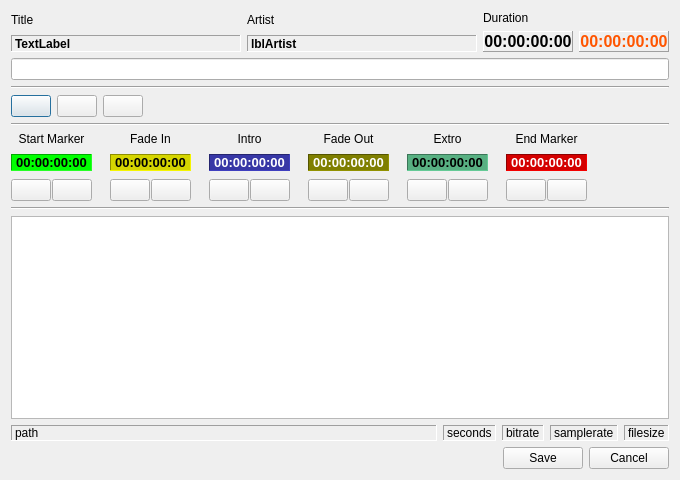
<?xml version="1.0" encoding="UTF-8"?>
<ui version="4.0">
 <class>AUDIO::AudioWaveForm</class>
 <widget class="QDialog" name="AUDIO::AudioWaveForm">
  <property name="geometry">
   <rect>
    <x>0</x>
    <y>0</y>
    <width>680</width>
    <height>480</height>
   </rect>
  </property>
  <property name="minimumSize">
   <size>
    <width>680</width>
    <height>480</height>
   </size>
  </property>
  <property name="maximumSize">
   <size>
    <width>680</width>
    <height>480</height>
   </size>
  </property>
  <property name="windowTitle">
   <string>Form</string>
  </property>
  <layout class="QVBoxLayout" name="verticalLayout_17">
   <item>
    <layout class="QHBoxLayout" name="horizontalLayout_4" stretch="1,1,0,0">
     <item>
      <layout class="QVBoxLayout" name="verticalLayout_5">
       <item>
        <widget class="QLabel" name="label">
         <property name="text">
          <string>Title</string>
         </property>
        </widget>
       </item>
       <item>
        <widget class="QLabel" name="lblTitle">
         <property name="font">
          <font>
           <weight>75</weight>
           <bold>true</bold>
          </font>
         </property>
         <property name="frameShape">
          <enum>QFrame::Panel</enum>
         </property>
         <property name="frameShadow">
          <enum>QFrame::Sunken</enum>
         </property>
         <property name="text">
          <string>TextLabel</string>
         </property>
        </widget>
       </item>
      </layout>
     </item>
     <item>
      <layout class="QVBoxLayout" name="verticalLayout_6">
       <item>
        <widget class="QLabel" name="label_3">
         <property name="text">
          <string>Artist</string>
         </property>
        </widget>
       </item>
       <item>
        <widget class="QLabel" name="lblArtist">
         <property name="font">
          <font>
           <weight>75</weight>
           <bold>true</bold>
          </font>
         </property>
         <property name="frameShape">
          <enum>QFrame::Panel</enum>
         </property>
         <property name="frameShadow">
          <enum>QFrame::Sunken</enum>
         </property>
         <property name="text">
          <string>lblArtist</string>
         </property>
        </widget>
       </item>
      </layout>
     </item>
     <item>
      <layout class="QVBoxLayout" name="verticalLayout_7">
       <item>
        <widget class="QLabel" name="label_2">
         <property name="text">
          <string>Duration</string>
         </property>
        </widget>
       </item>
       <item>
        <widget class="QLabel" name="lblDuration">
         <property name="font">
          <font>
           <pointsize>12</pointsize>
           <weight>75</weight>
           <bold>true</bold>
          </font>
         </property>
         <property name="frameShape">
          <enum>QFrame::Panel</enum>
         </property>
         <property name="frameShadow">
          <enum>QFrame::Raised</enum>
         </property>
         <property name="text">
          <string>00:00:00:00</string>
         </property>
         <property name="alignment">
          <set>Qt::AlignCenter</set>
         </property>
        </widget>
       </item>
      </layout>
     </item>
     <item>
      <layout class="QVBoxLayout" name="verticalLayout_8">
       <item>
        <widget class="QLabel" name="label_6">
         <property name="text">
          <string/>
         </property>
        </widget>
       </item>
       <item>
        <widget class="QLabel" name="lblCurrTime">
         <property name="font">
          <font>
           <pointsize>12</pointsize>
           <weight>75</weight>
           <bold>true</bold>
          </font>
         </property>
         <property name="styleSheet">
          <string notr="true">color: rgb(255, 85, 0);</string>
         </property>
         <property name="frameShape">
          <enum>QFrame::Panel</enum>
         </property>
         <property name="frameShadow">
          <enum>QFrame::Raised</enum>
         </property>
         <property name="text">
          <string>00:00:00:00</string>
         </property>
         <property name="alignment">
          <set>Qt::AlignCenter</set>
         </property>
        </widget>
       </item>
      </layout>
     </item>
    </layout>
   </item>
   <item>
    <widget class="QLineEdit" name="edtTest"/>
   </item>
   <item>
    <widget class="Line" name="line_3">
     <property name="orientation">
      <enum>Qt::Horizontal</enum>
     </property>
    </widget>
   </item>
   <item>
    <layout class="QHBoxLayout" name="horizontalLayout_5">
     <item>
      <widget class="QPushButton" name="btnPlay">
       <property name="minimumSize">
        <size>
         <width>0</width>
         <height>0</height>
        </size>
       </property>
       <property name="maximumSize">
        <size>
         <width>40</width>
         <height>16777215</height>
        </size>
       </property>
       <property name="text">
        <string/>
       </property>
       <property name="icon">
        <iconset resource="../../raven.qrc">
         <normaloff>:/audio/images/icons/play_green.png</normaloff>:/audio/images/icons/play_green.png</iconset>
       </property>
      </widget>
     </item>
     <item>
      <widget class="QPushButton" name="btnPause">
       <property name="minimumSize">
        <size>
         <width>0</width>
         <height>0</height>
        </size>
       </property>
       <property name="maximumSize">
        <size>
         <width>40</width>
         <height>16777215</height>
        </size>
       </property>
       <property name="text">
        <string/>
       </property>
       <property name="icon">
        <iconset resource="../../raven.qrc">
         <normaloff>:/audio/images/icons/pause_play.png</normaloff>:/audio/images/icons/pause_play.png</iconset>
       </property>
      </widget>
     </item>
     <item>
      <widget class="QPushButton" name="btnStop">
       <property name="minimumSize">
        <size>
         <width>0</width>
         <height>0</height>
        </size>
       </property>
       <property name="maximumSize">
        <size>
         <width>40</width>
         <height>16777215</height>
        </size>
       </property>
       <property name="text">
        <string/>
       </property>
       <property name="icon">
        <iconset resource="../../raven.qrc">
         <normaloff>:/audio/images/icons/stop_play.png</normaloff>:/audio/images/icons/stop_play.png</iconset>
       </property>
      </widget>
     </item>
     <item>
      <spacer name="horizontalSpacer_3">
       <property name="orientation">
        <enum>Qt::Horizontal</enum>
       </property>
       <property name="sizeHint" stdset="0">
        <size>
         <width>40</width>
         <height>20</height>
        </size>
       </property>
      </spacer>
     </item>
    </layout>
   </item>
   <item>
    <widget class="Line" name="line_2">
     <property name="orientation">
      <enum>Qt::Horizontal</enum>
     </property>
    </widget>
   </item>
   <item>
    <layout class="QHBoxLayout" name="horizontalLayout_3">
     <property name="spacing">
      <number>8</number>
     </property>
     <item>
      <layout class="QVBoxLayout" name="verticalLayout_2">
       <item>
        <layout class="QVBoxLayout" name="verticalLayout">
         <item>
          <widget class="QLabel" name="label_7">
           <property name="text">
            <string>Start Marker</string>
           </property>
           <property name="alignment">
            <set>Qt::AlignCenter</set>
           </property>
          </widget>
         </item>
         <item>
          <widget class="QLabel" name="lblStartMarkTime">
           <property name="font">
            <font>
             <pointsize>10</pointsize>
             <weight>75</weight>
             <bold>true</bold>
            </font>
           </property>
           <property name="styleSheet">
            <string notr="true">background-color: rgb(0, 255, 0);
color: rgb(0, 0, 0);</string>
           </property>
           <property name="frameShape">
            <enum>QFrame::Panel</enum>
           </property>
           <property name="frameShadow">
            <enum>QFrame::Sunken</enum>
           </property>
           <property name="text">
            <string>00:00:00:00</string>
           </property>
           <property name="alignment">
            <set>Qt::AlignCenter</set>
           </property>
          </widget>
         </item>
        </layout>
       </item>
       <item>
        <layout class="QHBoxLayout" name="horizontalLayout">
         <property name="spacing">
          <number>1</number>
         </property>
         <item>
          <widget class="QPushButton" name="btnMarkStartMarker">
           <property name="maximumSize">
            <size>
             <width>40</width>
             <height>16777215</height>
            </size>
           </property>
           <property name="text">
            <string/>
           </property>
           <property name="icon">
            <iconset resource="../../raven.qrc">
             <normaloff>:/audio/images/icons/mark_start.png</normaloff>:/audio/images/icons/mark_start.png</iconset>
           </property>
          </widget>
         </item>
         <item>
          <widget class="QPushButton" name="btnPlayStartMarker">
           <property name="maximumSize">
            <size>
             <width>40</width>
             <height>16777215</height>
            </size>
           </property>
           <property name="text">
            <string/>
           </property>
           <property name="icon">
            <iconset resource="../../raven.qrc">
             <normaloff>:/audio/images/icons/play_start.png</normaloff>:/audio/images/icons/play_start.png</iconset>
           </property>
          </widget>
         </item>
        </layout>
       </item>
      </layout>
     </item>
     <item>
      <spacer name="horizontalSpacer_4">
       <property name="orientation">
        <enum>Qt::Horizontal</enum>
       </property>
       <property name="sizeType">
        <enum>QSizePolicy::Fixed</enum>
       </property>
       <property name="sizeHint" stdset="0">
        <size>
         <width>10</width>
         <height>20</height>
        </size>
       </property>
      </spacer>
     </item>
     <item>
      <layout class="QVBoxLayout" name="verticalLayout_3">
       <item>
        <layout class="QVBoxLayout" name="verticalLayout_4">
         <item>
          <widget class="QLabel" name="label_10">
           <property name="text">
            <string>Fade In</string>
           </property>
           <property name="alignment">
            <set>Qt::AlignCenter</set>
           </property>
          </widget>
         </item>
         <item>
          <widget class="QLabel" name="lblFadeInMarkTime">
           <property name="font">
            <font>
             <pointsize>10</pointsize>
             <weight>75</weight>
             <bold>true</bold>
            </font>
           </property>
           <property name="styleSheet">
            <string notr="true">background-color: rgb(213, 213, 0);
color: rgb(0, 0, 0);</string>
           </property>
           <property name="frameShape">
            <enum>QFrame::Panel</enum>
           </property>
           <property name="frameShadow">
            <enum>QFrame::Sunken</enum>
           </property>
           <property name="text">
            <string>00:00:00:00</string>
           </property>
           <property name="alignment">
            <set>Qt::AlignCenter</set>
           </property>
          </widget>
         </item>
        </layout>
       </item>
       <item>
        <layout class="QHBoxLayout" name="horizontalLayout_2">
         <property name="spacing">
          <number>1</number>
         </property>
         <item>
          <widget class="QPushButton" name="btnMarkFadeIn">
           <property name="maximumSize">
            <size>
             <width>40</width>
             <height>16777215</height>
            </size>
           </property>
           <property name="text">
            <string/>
           </property>
           <property name="icon">
            <iconset resource="../../raven.qrc">
             <normaloff>:/audio/images/icons/mark_fade_in.png</normaloff>:/audio/images/icons/mark_fade_in.png</iconset>
           </property>
          </widget>
         </item>
         <item>
          <widget class="QPushButton" name="btnPlayFadeIn">
           <property name="maximumSize">
            <size>
             <width>40</width>
             <height>16777215</height>
            </size>
           </property>
           <property name="text">
            <string/>
           </property>
           <property name="icon">
            <iconset resource="../../raven.qrc">
             <normaloff>:/audio/images/icons/play_fade_in.png</normaloff>:/audio/images/icons/play_fade_in.png</iconset>
           </property>
          </widget>
         </item>
        </layout>
       </item>
      </layout>
     </item>
     <item>
      <spacer name="horizontalSpacer_5">
       <property name="orientation">
        <enum>Qt::Horizontal</enum>
       </property>
       <property name="sizeType">
        <enum>QSizePolicy::Fixed</enum>
       </property>
       <property name="sizeHint" stdset="0">
        <size>
         <width>10</width>
         <height>20</height>
        </size>
       </property>
      </spacer>
     </item>
     <item>
      <layout class="QVBoxLayout" name="verticalLayout_9">
       <item>
        <layout class="QVBoxLayout" name="verticalLayout_10">
         <item>
          <widget class="QLabel" name="label_12">
           <property name="text">
            <string>Intro</string>
           </property>
           <property name="alignment">
            <set>Qt::AlignCenter</set>
           </property>
          </widget>
         </item>
         <item>
          <widget class="QLabel" name="lblIntroMarkTime">
           <property name="font">
            <font>
             <pointsize>10</pointsize>
             <weight>75</weight>
             <bold>true</bold>
            </font>
           </property>
           <property name="styleSheet">
            <string notr="true">background-color: rgb(55, 55, 166);
color: rgb(255, 255, 255);</string>
           </property>
           <property name="frameShape">
            <enum>QFrame::Panel</enum>
           </property>
           <property name="frameShadow">
            <enum>QFrame::Sunken</enum>
           </property>
           <property name="text">
            <string>00:00:00:00</string>
           </property>
           <property name="alignment">
            <set>Qt::AlignCenter</set>
           </property>
          </widget>
         </item>
        </layout>
       </item>
       <item>
        <layout class="QHBoxLayout" name="horizontalLayout_6">
         <property name="spacing">
          <number>1</number>
         </property>
         <item>
          <widget class="QPushButton" name="btnMarkIntro">
           <property name="maximumSize">
            <size>
             <width>40</width>
             <height>16777215</height>
            </size>
           </property>
           <property name="text">
            <string/>
           </property>
           <property name="icon">
            <iconset resource="../../raven.qrc">
             <normaloff>:/audio/images/icons/mark_intro.png</normaloff>:/audio/images/icons/mark_intro.png</iconset>
           </property>
          </widget>
         </item>
         <item>
          <widget class="QPushButton" name="btnPlayIntro">
           <property name="maximumSize">
            <size>
             <width>40</width>
             <height>16777215</height>
            </size>
           </property>
           <property name="text">
            <string/>
           </property>
           <property name="icon">
            <iconset resource="../../raven.qrc">
             <normaloff>:/audio/images/icons/play_intro.png</normaloff>:/audio/images/icons/play_intro.png</iconset>
           </property>
          </widget>
         </item>
        </layout>
       </item>
      </layout>
     </item>
     <item>
      <spacer name="horizontalSpacer_6">
       <property name="orientation">
        <enum>Qt::Horizontal</enum>
       </property>
       <property name="sizeType">
        <enum>QSizePolicy::Fixed</enum>
       </property>
       <property name="sizeHint" stdset="0">
        <size>
         <width>10</width>
         <height>20</height>
        </size>
       </property>
      </spacer>
     </item>
     <item>
      <layout class="QVBoxLayout" name="verticalLayout_11">
       <item>
        <layout class="QVBoxLayout" name="verticalLayout_12">
         <item>
          <widget class="QLabel" name="label_14">
           <property name="text">
            <string>Fade Out</string>
           </property>
           <property name="alignment">
            <set>Qt::AlignCenter</set>
           </property>
          </widget>
         </item>
         <item>
          <widget class="QLabel" name="lblFadeOutMarkTime">
           <property name="font">
            <font>
             <pointsize>10</pointsize>
             <weight>75</weight>
             <bold>true</bold>
            </font>
           </property>
           <property name="styleSheet">
            <string notr="true">background-color: rgb(127, 127, 0);
color: rgb(255, 255, 255);</string>
           </property>
           <property name="frameShape">
            <enum>QFrame::Panel</enum>
           </property>
           <property name="frameShadow">
            <enum>QFrame::Sunken</enum>
           </property>
           <property name="text">
            <string>00:00:00:00</string>
           </property>
           <property name="alignment">
            <set>Qt::AlignCenter</set>
           </property>
          </widget>
         </item>
        </layout>
       </item>
       <item>
        <layout class="QHBoxLayout" name="horizontalLayout_8">
         <property name="spacing">
          <number>1</number>
         </property>
         <item>
          <widget class="QPushButton" name="btnMarkFadeOut">
           <property name="maximumSize">
            <size>
             <width>40</width>
             <height>16777215</height>
            </size>
           </property>
           <property name="text">
            <string/>
           </property>
           <property name="icon">
            <iconset resource="../../raven.qrc">
             <normaloff>:/audio/images/icons/mark_fade_out.png</normaloff>:/audio/images/icons/mark_fade_out.png</iconset>
           </property>
          </widget>
         </item>
         <item>
          <widget class="QPushButton" name="btnPlayFadeOut">
           <property name="maximumSize">
            <size>
             <width>40</width>
             <height>16777215</height>
            </size>
           </property>
           <property name="text">
            <string/>
           </property>
           <property name="icon">
            <iconset resource="../../raven.qrc">
             <normaloff>:/audio/images/icons/play_fade_out.png</normaloff>:/audio/images/icons/play_fade_out.png</iconset>
           </property>
          </widget>
         </item>
        </layout>
       </item>
      </layout>
     </item>
     <item>
      <spacer name="horizontalSpacer_7">
       <property name="orientation">
        <enum>Qt::Horizontal</enum>
       </property>
       <property name="sizeType">
        <enum>QSizePolicy::Fixed</enum>
       </property>
       <property name="sizeHint" stdset="0">
        <size>
         <width>10</width>
         <height>20</height>
        </size>
       </property>
      </spacer>
     </item>
     <item>
      <layout class="QVBoxLayout" name="verticalLayout_13">
       <item>
        <layout class="QVBoxLayout" name="verticalLayout_14">
         <item>
          <widget class="QLabel" name="label_16">
           <property name="text">
            <string>Extro</string>
           </property>
           <property name="alignment">
            <set>Qt::AlignCenter</set>
           </property>
          </widget>
         </item>
         <item>
          <widget class="QLabel" name="lblExtroMarkTime">
           <property name="font">
            <font>
             <pointsize>10</pointsize>
             <weight>75</weight>
             <bold>true</bold>
            </font>
           </property>
           <property name="styleSheet">
            <string notr="true">background-color: rgb(88, 176, 130);
color: rgb(0,0,0);</string>
           </property>
           <property name="frameShape">
            <enum>QFrame::Panel</enum>
           </property>
           <property name="frameShadow">
            <enum>QFrame::Sunken</enum>
           </property>
           <property name="text">
            <string>00:00:00:00</string>
           </property>
           <property name="alignment">
            <set>Qt::AlignCenter</set>
           </property>
          </widget>
         </item>
        </layout>
       </item>
       <item>
        <layout class="QHBoxLayout" name="horizontalLayout_9">
         <property name="spacing">
          <number>1</number>
         </property>
         <item>
          <widget class="QPushButton" name="btnMarkExtro">
           <property name="maximumSize">
            <size>
             <width>40</width>
             <height>16777215</height>
            </size>
           </property>
           <property name="text">
            <string/>
           </property>
           <property name="icon">
            <iconset resource="../../raven.qrc">
             <normaloff>:/audio/images/icons/mark_extro.png</normaloff>:/audio/images/icons/mark_extro.png</iconset>
           </property>
          </widget>
         </item>
         <item>
          <widget class="QPushButton" name="btnPlayExtro">
           <property name="maximumSize">
            <size>
             <width>40</width>
             <height>16777215</height>
            </size>
           </property>
           <property name="text">
            <string/>
           </property>
           <property name="icon">
            <iconset resource="../../raven.qrc">
             <normaloff>:/audio/images/icons/play_extro.png</normaloff>:/audio/images/icons/play_extro.png</iconset>
           </property>
          </widget>
         </item>
        </layout>
       </item>
      </layout>
     </item>
     <item>
      <spacer name="horizontalSpacer_8">
       <property name="orientation">
        <enum>Qt::Horizontal</enum>
       </property>
       <property name="sizeType">
        <enum>QSizePolicy::Fixed</enum>
       </property>
       <property name="sizeHint" stdset="0">
        <size>
         <width>10</width>
         <height>20</height>
        </size>
       </property>
      </spacer>
     </item>
     <item>
      <layout class="QVBoxLayout" name="verticalLayout_15">
       <item>
        <layout class="QVBoxLayout" name="verticalLayout_16">
         <item>
          <widget class="QLabel" name="label_18">
           <property name="text">
            <string>End Marker</string>
           </property>
           <property name="alignment">
            <set>Qt::AlignCenter</set>
           </property>
          </widget>
         </item>
         <item>
          <widget class="QLabel" name="lblEndMarkTime">
           <property name="font">
            <font>
             <pointsize>10</pointsize>
             <weight>75</weight>
             <bold>true</bold>
            </font>
           </property>
           <property name="styleSheet">
            <string notr="true">background-color: rgb(212, 0, 0);
color: rgb(255, 255, 255);</string>
           </property>
           <property name="frameShape">
            <enum>QFrame::Panel</enum>
           </property>
           <property name="frameShadow">
            <enum>QFrame::Sunken</enum>
           </property>
           <property name="text">
            <string>00:00:00:00</string>
           </property>
           <property name="alignment">
            <set>Qt::AlignCenter</set>
           </property>
          </widget>
         </item>
        </layout>
       </item>
       <item>
        <layout class="QHBoxLayout" name="horizontalLayout_10">
         <property name="spacing">
          <number>1</number>
         </property>
         <item>
          <widget class="QPushButton" name="btnMarkEndMarker">
           <property name="maximumSize">
            <size>
             <width>40</width>
             <height>16777215</height>
            </size>
           </property>
           <property name="text">
            <string/>
           </property>
           <property name="icon">
            <iconset resource="../../raven.qrc">
             <normaloff>:/audio/images/icons/mark_end.png</normaloff>:/audio/images/icons/mark_end.png</iconset>
           </property>
          </widget>
         </item>
         <item>
          <widget class="QPushButton" name="btnPlayEndMarker">
           <property name="maximumSize">
            <size>
             <width>40</width>
             <height>16777215</height>
            </size>
           </property>
           <property name="text">
            <string/>
           </property>
           <property name="icon">
            <iconset resource="../../raven.qrc">
             <normaloff>:/audio/images/icons/play_end.png</normaloff>:/audio/images/icons/play_end.png</iconset>
           </property>
          </widget>
         </item>
        </layout>
       </item>
      </layout>
     </item>
     <item>
      <spacer name="horizontalSpacer_2">
       <property name="orientation">
        <enum>Qt::Horizontal</enum>
       </property>
       <property name="sizeHint" stdset="0">
        <size>
         <width>40</width>
         <height>20</height>
        </size>
       </property>
      </spacer>
     </item>
    </layout>
   </item>
   <item>
    <widget class="Line" name="line">
     <property name="orientation">
      <enum>Qt::Horizontal</enum>
     </property>
    </widget>
   </item>
   <item>
    <layout class="QHBoxLayout" name="hlWave">
     <item>
      <widget class="QGraphicsView" name="gvWave"/>
     </item>
    </layout>
   </item>
   <item>
    <layout class="QHBoxLayout" name="horizontalLayout_11" stretch="1,0,0,0,0">
     <item>
      <widget class="QLabel" name="lblFilepath">
       <property name="frameShape">
        <enum>QFrame::Panel</enum>
       </property>
       <property name="frameShadow">
        <enum>QFrame::Sunken</enum>
       </property>
       <property name="text">
        <string>path</string>
       </property>
      </widget>
     </item>
     <item>
      <widget class="QLabel" name="lblFileDuration">
       <property name="frameShape">
        <enum>QFrame::Panel</enum>
       </property>
       <property name="frameShadow">
        <enum>QFrame::Sunken</enum>
       </property>
       <property name="text">
        <string>seconds</string>
       </property>
      </widget>
     </item>
     <item>
      <widget class="QLabel" name="lblBitRate">
       <property name="frameShape">
        <enum>QFrame::Panel</enum>
       </property>
       <property name="frameShadow">
        <enum>QFrame::Sunken</enum>
       </property>
       <property name="text">
        <string>bitrate</string>
       </property>
      </widget>
     </item>
     <item>
      <widget class="QLabel" name="lblSampleRate">
       <property name="frameShape">
        <enum>QFrame::Panel</enum>
       </property>
       <property name="frameShadow">
        <enum>QFrame::Sunken</enum>
       </property>
       <property name="text">
        <string>samplerate</string>
       </property>
      </widget>
     </item>
     <item>
      <widget class="QLabel" name="lblFileSize">
       <property name="frameShape">
        <enum>QFrame::Panel</enum>
       </property>
       <property name="frameShadow">
        <enum>QFrame::Sunken</enum>
       </property>
       <property name="text">
        <string>filesize</string>
       </property>
      </widget>
     </item>
    </layout>
   </item>
   <item>
    <layout class="QHBoxLayout" name="horizontalLayout_7">
     <item>
      <layout class="QHBoxLayout" name="hlVumeter"/>
     </item>
     <item>
      <spacer name="horizontalSpacer">
       <property name="orientation">
        <enum>Qt::Horizontal</enum>
       </property>
       <property name="sizeHint" stdset="0">
        <size>
         <width>40</width>
         <height>20</height>
        </size>
       </property>
      </spacer>
     </item>
     <item>
      <widget class="QPushButton" name="btnSave">
       <property name="text">
        <string>Save</string>
       </property>
      </widget>
     </item>
     <item>
      <widget class="QPushButton" name="btnCancel">
       <property name="text">
        <string>Cancel</string>
       </property>
      </widget>
     </item>
    </layout>
   </item>
  </layout>
 </widget>
 <resources>
  <include location="../../raven.qrc"/>
 </resources>
 <connections/>
</ui>
